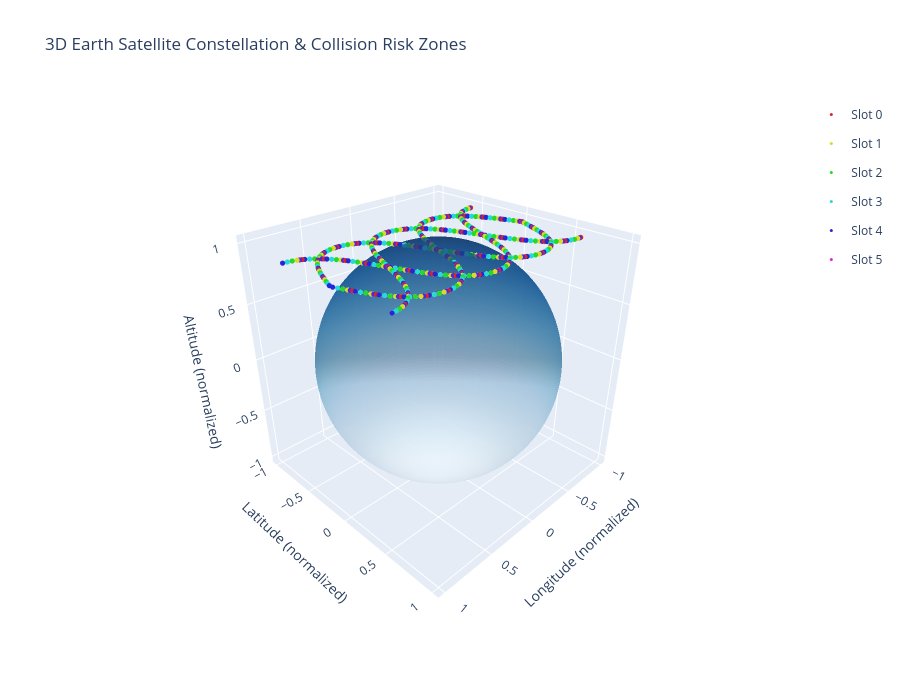

The code cell stored with this chart in its notebook:
### Code cell
# ╔══════════════════════════════════════════════════════════════╗
# ║  Plot 3D Earth with Satellites                              ║
# ╚══════════════════════════════════════════════════════════════╝

# Earth sphere mesh
u = np.linspace(0, 2 * np.pi, 100)
v = np.linspace(0, np.pi, 100)
x = np.outer(np.cos(u), np.sin(v))
y = np.outer(np.sin(u), np.sin(v))
z = np.outer(np.ones_like(u), np.cos(v))

fig = go.Figure()

# Add Earth surface
fig.add_trace(go.Surface(
    x=x, y=y, z=z,
    colorscale='Blues',
    opacity=0.7,
    showscale=False,
    name='Earth'
))

# Add satellites as scatter points (color by slot)
slot_colors = {i: f'hsl({i*60}, 70%, 50%)' for i in range(TIME_SLOTS)}

for slot in range(TIME_SLOTS):
    slot_sats = [(sat, pos) for (sat, s), pos in sat_positions.items() if s == slot]
    lons = [pos['lon'] / 180 for _, pos in slot_sats]
    lats = [pos['lat'] / 90 for _, pos in slot_sats]
    zs = [0.95] * len(slot_sats)
    
    fig.add_trace(go.Scatter3d(
        x=lons,
        y=lats,
        z=zs,
        mode='markers',
        marker=dict(size=3, color=slot_colors[slot]),
        name=f'Slot {slot}',
        legendgroup=f'slot{slot}'
    ))

# Coverage zones (sample ground points with collision risk)
# Map high-risk events to ground locations
hr_lons = X_test[X_test["r_minus2"] >= -6.5]["t_longitude"].values if "t_longitude" in X_test.columns else np.array([])
hr_lats = X_test[X_test["r_minus2"] >= -6.5]["t_latitude"].values if "t_latitude" in X_test.columns else np.array([])

if len(hr_lons) > 0:
    fig.add_trace(go.Scatter3d(
        x=hr_lons / 180,
        y=hr_lats / 90,
        z=[0.5] * len(hr_lons),
        mode='markers',
        marker=dict(size=4, color='red', opacity=0.6),
        name='High-Risk Events'
    ))

# Layout
fig.update_layout(
    title='3D Earth Satellite Constellation & Collision Risk Zones',
    scene=dict(
        xaxis_title='Longitude (normalized)',
        yaxis_title='Latitude (normalized)',
        zaxis_title='Altitude (normalized)',
        aspectmode='data',
        camera=dict(eye=dict(x=1.5, y=1.5, z=1.2))
    ),
    height=700,
    showlegend=True,
    hovermode='closest'
)

fig.show()

print("✅ 3D visualization complete")
